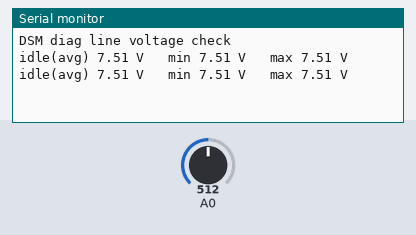
Bench run of a sketch on a simulated Arduino Uno, built with avr-gcc and run on an emulated ATmega328P. Parts: the last lines printed to the serial monitor. Inputs (shaded band) come from the test bench; at power-on: A0 = 512.

Above: at 1.2 s.
1.3 s: A0 set to 716
At 1.76 s:
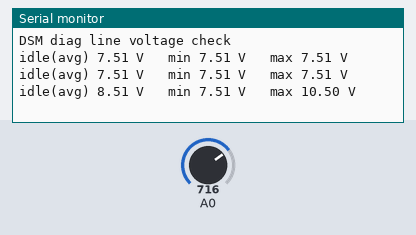
2.8 s: A0 set to 900
At 3.23 s:
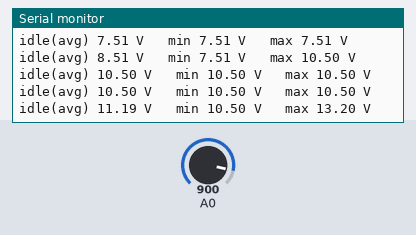
Timing chart, 0 to 5.8 s (numbered marks = the images above; inputs shaded):
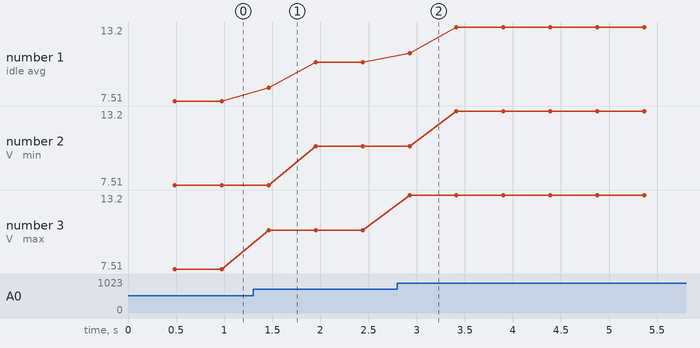

The sketch:

voltcheck.ino
```cpp
/*
 * Step 1: measure the 1G DSM diagnostic line (pin 1) BEFORE wiring the bridge.
 *
 * Wiring (divide by 3, safe up to ~15 V):
 *
 *   diag pin 1 ──[10k]──[10k]──┬── A0
 *                              └──[10k]── GND
 *   diag pin 12 (GND) ─────────────────── Uno GND
 *
 * Open Serial Monitor at 115200. Measure with ignition ON:
 *   a) without the pin 10–12 jumper
 *   b) with pin 10 bridged to pin 12 (diagnostic mode)
 *
 * Interpreting the "idle" value in diagnostic mode:
 *   ~4.5–5.5 V  -> 5 V TTL line, ECU has its own pull-up. Use WIRING_5V, no external pull-up.
 *   ~0 V        -> no pull-up on the line. Use WIRING_5V and add a 4.7k pull-up to Uno 5V.
 *   ~11–14.5 V  -> 12 V line. Use WIRING_12V (transistor stage). Do NOT wire pin 1 straight to the Uno.
 *
 * "min" dropping well below "idle" means something is toggling the line
 * (e.g. flash codes when not in diagnostic mode).
 */

const float VREF = 5.0;      // Uno supply; USB 5V is typically ±5 %
const float DIVIDER = 3.0;   // (10k + 10k + 10k) / 10k

void setup() {
  Serial.begin(115200);
  Serial.println(F("DSM diag line voltage check"));
}

void loop() {
  float vMin = 99, vMax = 0, vSum = 0;
  const int N = 500;
  for (int i = 0; i < N; i++) {          // ~0.5 s window
    float v = analogRead(A0) * VREF / 1023.0 * DIVIDER;
    vMin = min(vMin, v);
    vMax = max(vMax, v);
    vSum += v;
    delayMicroseconds(800);
  }
  Serial.print(F("idle(avg) "));
  Serial.print(vSum / N, 2);
  Serial.print(F(" V   min "));
  Serial.print(vMin, 2);
  Serial.print(F(" V   max "));
  Serial.print(vMax, 2);
  Serial.println(F(" V"));
}
```

Measured:
- after the input at 1.3 s, the serial monitor: prints a new line after 0.16 s (image 1)
- after the input at 2.8 s, the serial monitor: prints a new line after 0.13 s (image 2)
- plotted number 1: 7.51 → 10.5 after the input at 1.3 s, 10.5 → 13.2 after the input at 2.8 s
- plotted number 2: 7.51 → 10.5 after the input at 1.3 s, 10.5 → 13.2 after the input at 2.8 s
- plotted number 3: 7.51 → 10.5 after the input at 1.3 s, 10.5 → 13.2 after the input at 2.8 s
